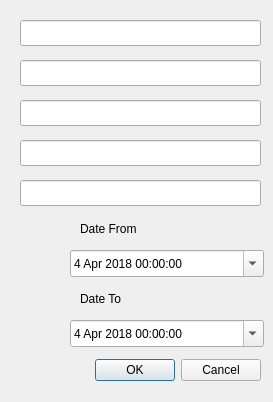
<?xml version="1.0" encoding="UTF-8"?>
<ui version="4.0">
 <class>customParametersQuery</class>
 <widget class="QDialog" name="customParametersQuery">
  <property name="geometry">
   <rect>
    <x>0</x>
    <y>0</y>
    <width>273</width>
    <height>402</height>
   </rect>
  </property>
  <property name="windowTitle">
   <string>Parameters</string>
  </property>
  <widget class="QDialogButtonBox" name="buttonBox">
   <property name="geometry">
    <rect>
     <x>40</x>
     <y>350</y>
     <width>221</width>
     <height>41</height>
    </rect>
   </property>
   <property name="orientation">
    <enum>Qt::Horizontal</enum>
   </property>
   <property name="standardButtons">
    <set>QDialogButtonBox::Cancel|QDialogButtonBox::Ok</set>
   </property>
  </widget>
  <widget class="QLineEdit" name="parameter0">
   <property name="geometry">
    <rect>
     <x>20</x>
     <y>20</y>
     <width>241</width>
     <height>26</height>
    </rect>
   </property>
  </widget>
  <widget class="QLineEdit" name="parameter1">
   <property name="geometry">
    <rect>
     <x>20</x>
     <y>60</y>
     <width>241</width>
     <height>26</height>
    </rect>
   </property>
  </widget>
  <widget class="QLineEdit" name="parameter2">
   <property name="geometry">
    <rect>
     <x>20</x>
     <y>100</y>
     <width>241</width>
     <height>26</height>
    </rect>
   </property>
  </widget>
  <widget class="QLineEdit" name="parameter3">
   <property name="geometry">
    <rect>
     <x>20</x>
     <y>140</y>
     <width>241</width>
     <height>26</height>
    </rect>
   </property>
  </widget>
  <widget class="QLineEdit" name="parameter4">
   <property name="geometry">
    <rect>
     <x>20</x>
     <y>180</y>
     <width>241</width>
     <height>26</height>
    </rect>
   </property>
  </widget>
  <widget class="QDateTimeEdit" name="dateTimeEdit">
   <property name="geometry">
    <rect>
     <x>70</x>
     <y>250</y>
     <width>194</width>
     <height>27</height>
    </rect>
   </property>
   <property name="dateTime">
    <datetime>
     <hour>0</hour>
     <minute>0</minute>
     <second>0</second>
     <year>2018</year>
     <month>4</month>
     <day>4</day>
    </datetime>
   </property>
   <property name="calendarPopup">
    <bool>true</bool>
   </property>
  </widget>
  <widget class="QDateTimeEdit" name="dateTimeEdit_2">
   <property name="geometry">
    <rect>
     <x>70</x>
     <y>320</y>
     <width>194</width>
     <height>27</height>
    </rect>
   </property>
   <property name="dateTime">
    <datetime>
     <hour>0</hour>
     <minute>0</minute>
     <second>0</second>
     <year>2018</year>
     <month>4</month>
     <day>4</day>
    </datetime>
   </property>
   <property name="calendarPopup">
    <bool>true</bool>
   </property>
  </widget>
  <widget class="QLabel" name="label">
   <property name="geometry">
    <rect>
     <x>80</x>
     <y>220</y>
     <width>91</width>
     <height>18</height>
    </rect>
   </property>
   <property name="text">
    <string>Date From</string>
   </property>
  </widget>
  <widget class="QLabel" name="label_2">
   <property name="geometry">
    <rect>
     <x>80</x>
     <y>290</y>
     <width>74</width>
     <height>18</height>
    </rect>
   </property>
   <property name="text">
    <string>Date To</string>
   </property>
  </widget>
 </widget>
 <resources/>
 <connections>
  <connection>
   <sender>buttonBox</sender>
   <signal>accepted()</signal>
   <receiver>customParametersQuery</receiver>
   <slot>accept()</slot>
   <hints>
    <hint type="sourcelabel">
     <x>248</x>
     <y>254</y>
    </hint>
    <hint type="destinationlabel">
     <x>157</x>
     <y>274</y>
    </hint>
   </hints>
  </connection>
  <connection>
   <sender>buttonBox</sender>
   <signal>rejected()</signal>
   <receiver>customParametersQuery</receiver>
   <slot>reject()</slot>
   <hints>
    <hint type="sourcelabel">
     <x>316</x>
     <y>260</y>
    </hint>
    <hint type="destinationlabel">
     <x>286</x>
     <y>274</y>
    </hint>
   </hints>
  </connection>
 </connections>
</ui>
